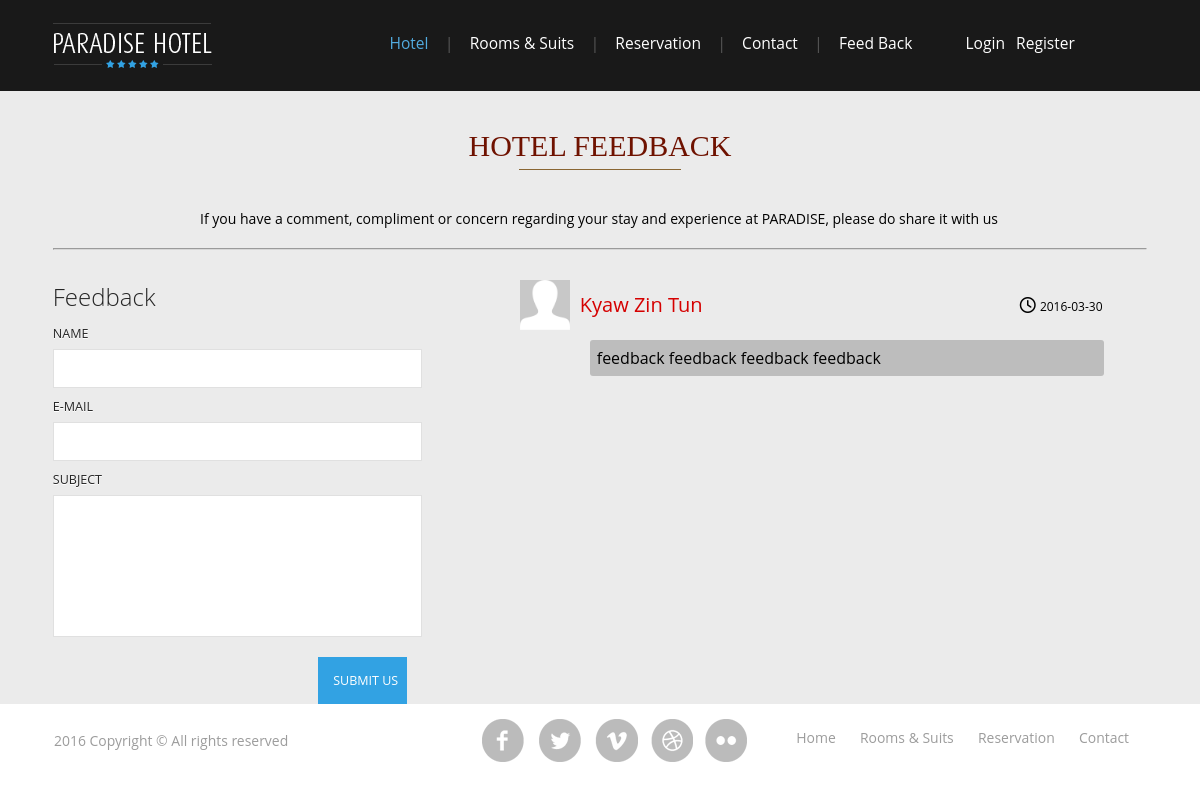
Page /src/user_feedback.php on the earlier database version.
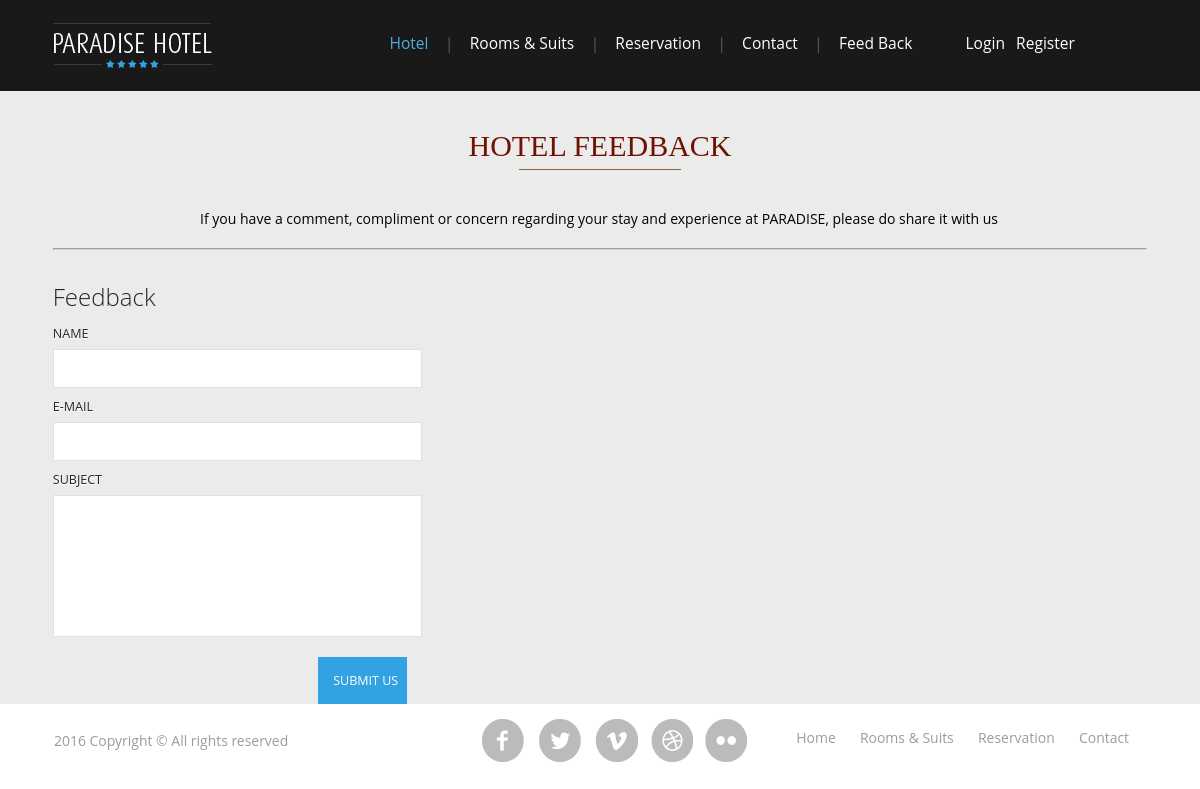
Same page on the later database version.
### tables this page shows
CREATE TABLE IF NOT EXISTS `feedback` (
  `id` int(11) NOT NULL AUTO_INCREMENT,
  `name` varchar(25) NOT NULL,
  `email` varchar(20) NOT NULL,
  `description` text NOT NULL,
  `date` date NOT NULL,
  PRIMARY KEY (`id`)
);

### src/user_feedback.php (the view, shortened to what this page needs)
<?php
		include '../header.php';
		include 'db_connect.php';
	?>
<head>
	<link rel="stylesheet" href="../css/font-awesome.css">
</head>
<body>
	<div class="main_bg">
	<div class="wrap">
		<div class="main">
			<div class="feedback">
					<div class="feedback_header">
						<header>
							<h2>HOTEL FEEDBACK</h2>
							<p>If you have a comment, compliment or concern regarding your stay and experience at PARADISE, please do share it with us</p>
							<hr>
						</header>
					</div>
					<div class="feedback_left">
						<div class="feedback-form">
					  		<h3>Feedback</h3>
						    <form method="post" action="user_feedback.php">
						    	<div>
							    	<span><label>NAME</label></span>
							    	<span><input name="userName" type="text" class="textbox" required></span>
							    </div>
							    <div>
							    	<span><label>E-MAIL</label></span>
							    	<span><input name="userEmail" type="text" class="textbox" required></span>
							    </div>
							    <div>
							    	<span><label>SUBJECT</label></span>
							    	<span><textarea name="userMsg"> </textarea></span>
							    </div>
							   <div>
							   		<span><input type="submit" name='submit' value="submit us" required></span>
							  </div>
						    </form>
					    </div>
					</div>
					<div class="feedback_right">
					  	<?php
							$query = "SELECT * FROM feedback ORDER BY id DESC";
							$result = mysqli_query($con,$query);
							while($row = mysqli_fetch_array($result)):
					 	?>
						<div style="" style="width: 500px;">
							<div class="user">
								<img src="../images/user-icon.png"/>
                    			<h4><?php echo $row['name']; ?> </h4>
							</div>
							<span style="width:100px;">
								<i class="fa fa-clock-o" aria-hidden="true" style="display:inline;line-height:50px;text-align:center;"></i>
								<h5 style="display:inline;line-height:50px;text-align:center;font-size:12px;">
									<?php echo $row['date']; ?>
							</span>
						</div>
               			<div class="comment">
               				<?php echo $row['description']; ?>
               			</div><br/>
					 	<?php endwhile; ?>
	  				</div>
			  </div>
		</div>
	</div>
	</div>
	<?php include '../footer.php'; ?>
</body>
</html>

### header.php (shortened to what this page needs)
<?php
	$url1 = str_replace("/src","","http://".$_SERVER['HTTP_HOST'].dirname($_SERVER["SCRIPT_NAME"]));
 ?>
<!DOCTYPE html>
<html lang="en">
<head>
	<link href="<?php echo $url1; ?>/css/style.css" rel="stylesheet" type="text/css" media="all" />
	<link rel="stylesheet" href="<?php echo $url1; ?>/css/font-awesome.css">
	 <link rel="stylesheet" type="text/css" href="css/slider.css">
	<link rel="stylesheet" href="<?php echo $url1; ?>/css/jquery-ui.css" />
	<link type="text/css" rel="stylesheet" href="<?php echo $url1; ?>/css/JFGrid.css" />
	<link type="text/css" rel="stylesheet" href="<?php echo $url1; ?>/css/JFFormStyle-1.css" />
</head>
<body>
<div class="header_bg">
<div class="wrap">
	<div class="header">
		<div class="logo">
			<a href="<?php echo $url1; ?>/index.php"><img src="<?php echo $url1; ?>/images/logo.png" alt=""></a>
		</div>
		<div class="h_right">
			<ul class="menu">
				<li class="active"><a href="<?php echo $url1; ?>/index.php">hotel</a></li> |
				<li><a href="<?php echo $url1; ?>/src/rooms.php">rooms & suits</a></li> |
				<li><a href="<?php echo $url1; ?>/src/reservation.php">reservation</a></li> |
				<li><a href="<?php echo $url1; ?>/src/contact.php">contact</a></li> |
					<li><a href="<?php echo $url1; ?>/src/user_feedback.php">Feed Back</a></li>
				<span class="member">
					<?php
    					if(isset($_SESSION["userid"])){
    						if($_SESSION['status'] == 1){
    							echo '<li><a href="'.$url1.'/src/show_hotel.php">Admin Panel</a></li>
    								<li><a href="'.$url1.'/src/logout.php">logout</a></li>';
    						}else {
    							echo '<li><a href="'.$url1.'/src/user_profile.php">'.$_SESSION['userName'].'</a></li>
    							       <li><a href="'.$url1.'/src/logout.php">logout</a></li>';
    						}
    					}else {
							echo '<li><a href="'.$url1.'/src/login.php">Login</a></li>
									<li><a href="'.$url1.'/src/user_reg.php">Register</a></li>';
    					}
 					?>
				</span>
			</ul>
		</div>
	</div>
</div>
</div>
</body>
</html>

### footer.php (shortened to what this page needs)
<?php
	$url1 = str_replace("/src","","http://".$_SERVER['HTTP_HOST'].dirname($_SERVER["SCRIPT_NAME"]));
 ?>
<div class="footer_bg">
<div class="wrap">
<div class="footer">
			<div class="copy">
				<p class="link"><span><?php echo date("Y"); ?> Copyright © All rights reserved</span></p>
			</div>
			<div class="f_nav">
				<ul>
					<li><a href="<?php echo $url1; ?>/index.php">home</a></li>
					<li><a href="<?php echo $url1; ?>/src/rooms.php">rooms & suits</a></li>
					<li><a href="<?php echo $url1; ?>/src/reservation.php">reservation</a></li>
					<li><a href="<?php echo $url1; ?>/src/contact.php">Contact</a></li>
				</ul>
			</div>
			<div class="soc_icons">
				<ul>
					<li><a class="icon1" href="#"></a></li>
					<li><a class="icon2" href="#"></a></li>
					<li><a class="icon3" href="#"></a></li>
					<li><a class="icon4" href="#"></a></li>
					<li><a class="icon5" href="#"></a></li>
				</ul>
			</div>
</div>
</div>
</div>

### css/style.css (style rules this page uses)
html,body,div,span,applet,object,iframe,h1,h2,h3,h4,h5,h6,p,blockquote,pre,a,abbr,acronym,address,big,cite,code,del,dfn,em,img,ins,kbd,q,s,samp,small,strike,strong,sub,sup,tt,var,b,u,i,dl,dt,dd,ol,nav ul,nav li,fieldset,form,label,legend,table,caption,tbody,tfoot,thead,tr,th,td,article,aside,canvas,details,embed,figure,figcaption,footer,header,hgroup,menu,nav,output,ruby,section,summary,time,mark,audio,video { margin:0;padding:0;border:0;font-size:100%;font:inherit;vertical-align:baseline; }
article, aside, details, figcaption, figure,footer, header, hgroup, menu, nav, section { display: block; }
ol,ul { list-style:none;margin:0;padding:0; }
a { text-decoration:none; }
img { max-width:100%; }
body { font-family: 'Open Sans', sans-serif; background:#ffffff; font-size: 100%; }
.wrap { margin:0 auto; width:900px; -moz-transition:all .2s linear; -webkit-transition:all .2s linear; -o-transition:all .2s linear; -ms-transition:all .2s linear; }
.header_bg { background: #191919; }
.header { padding: 2%; }
.logo { float: left; }
.h_right { width: 70.3333%; float:right; }
.menu { float:left; color: #555555; }
.menu li { display: inline-block; margin:6px 20px; }
.menu li a { display: block; color: #ffffff; line-height: 1.8em; text-transform: capitalize; font-size: 0.9725em; font-weight: 400; -webkit-transition: all 0.3s ease-in-out; -moz-transition: all 0.3s ease-in-out; -o-transition: all 0.3s ease-in-out; transition: all 0.3s ease-in-out; }
.menu li.active a { color: #52ABDF; }
.main_bg { margin-top: -5px; background: #ebebeb; }
.footer { padding: 1% 2% 1%; position: absolute; width: 90%; }
.copy { float: left; margin-top: 15px; }
.copy p { color: #9c9c9c; font-size: 0.8725em; line-height: 1.5em; }
.soc_icons { text-align: center; }
.soc_icons ul li { display:inline-block; margin-left: 5px; }
.soc_icons ul li:first-child { margin-left: 0; }
.soc_icons ul li a { display: block; background: url('../images/soc_icons.png') no-repeat 0px 0px; width: 46px; height: 46px; -webkit-transition: all 0.3s ease-in-out; -moz-transition: all 0.3s ease-in-out; -o-transition: all 0.3s ease-in-out; transition: all 0.3s ease-in-out; }
.soc_icons ul li a.icon1 { background-position:0px 0px; }
.soc_icons ul li a.icon2 { background-position:-55px 0px; }
.soc_icons ul li a.icon3 { background-position:-110px 0px; }
.soc_icons ul li a.icon4 { background-position:-166px 0px; }
.soc_icons ul li a.icon5 { background-position:-224px 0px; }
.f_nav { float: right; margin-top: 10px; margin-left: -150px; }
.f_nav li { display: inline-block; }
.f_nav li:first-child { margin-left: 0; }
.f_nav li a { display:block; color: #9c9c9c; padding: 0 5px; text-transform: capitalize; font-size: 0.8725em; -webkit-transition: all 0.3s ease-in-out; -moz-transition: all 0.3s ease-in-out; -o-transition: all 0.3s ease-in-out; transition: all 0.3s ease-in-out; }
.main { padding: 2% 2% 0%; }
@media only screen and (max-width: 1366px) { .wrap { width:95%; } }
@media only screen and (max-width: 1366px) { .menu li { margin: 6px 16px; } }
@media only screen and (max-width: 1280px) { .wrap { width:95%; } }
@media only screen and (max-width: 1280px) { .menu li { margin: 6px 12px; } }
@media only screen and (max-width: 1280px) { .f_nav li { margin-left: 10px; } }

### header.php (style rules this page uses)
.member { margin-left: 25px; }
.member>li:nth-child(2) { margin-left: -5px; }

Differences in the rows shown:
removed feedback: name "Kyaw Zin Tun", date "2016-03-30", description "feedback feedback feedback feedback"
